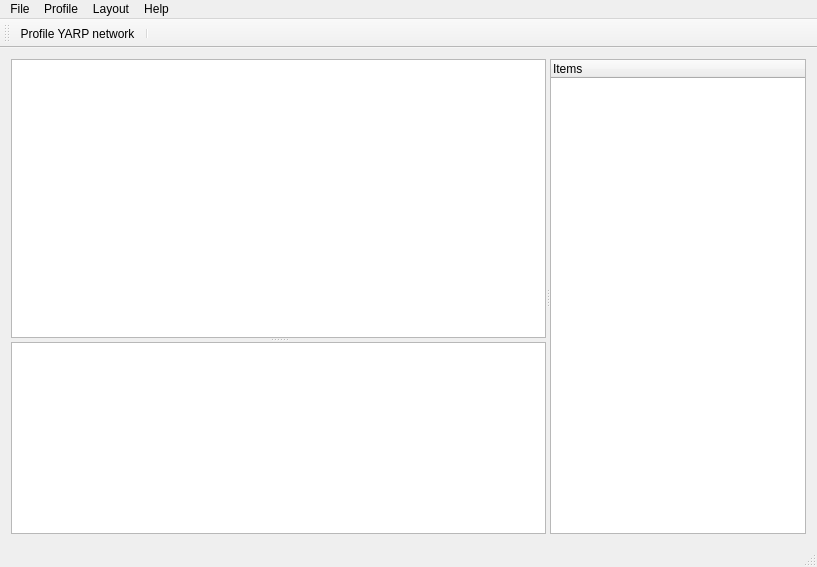
<?xml version="1.0" encoding="UTF-8"?>
<ui version="4.0">
 <class>MainWindow</class>
 <widget class="QMainWindow" name="MainWindow">
  <property name="geometry">
   <rect>
    <x>0</x>
    <y>0</y>
    <width>817</width>
    <height>567</height>
   </rect>
  </property>
  <property name="windowTitle">
   <string>MainWindow</string>
  </property>
  <widget class="QWidget" name="centralWidget">
   <layout class="QGridLayout" name="gridLayout">
    <item row="0" column="0">
     <widget class="QSplitter" name="hsplitter_1">
      <property name="orientation">
       <enum>Qt::Horizontal</enum>
      </property>
      <widget class="QSplitter" name="vsplitter_1">
       <property name="sizePolicy">
        <sizepolicy hsizetype="Preferred" vsizetype="Expanding">
         <horstretch>20</horstretch>
         <verstretch>0</verstretch>
        </sizepolicy>
       </property>
       <property name="orientation">
        <enum>Qt::Vertical</enum>
       </property>
       <widget class="QGraphicsViewEc" name="graphicsView">
        <property name="sizePolicy">
         <sizepolicy hsizetype="Expanding" vsizetype="Expanding">
          <horstretch>0</horstretch>
          <verstretch>15</verstretch>
         </sizepolicy>
        </property>
        <property name="renderHints">
         <set>QPainter::Antialiasing|QPainter::SmoothPixmapTransform|QPainter::TextAntialiasing</set>
        </property>
        <property name="dragMode">
         <enum>QGraphicsView::ScrollHandDrag</enum>
        </property>
       </widget>
       <widget class="QListView" name="messageView">
        <property name="sizePolicy">
         <sizepolicy hsizetype="Expanding" vsizetype="Expanding">
          <horstretch>0</horstretch>
          <verstretch>0</verstretch>
         </sizepolicy>
        </property>
        <property name="maximumSize">
         <size>
          <width>16777215</width>
          <height>16777215</height>
         </size>
        </property>
        <property name="baseSize">
         <size>
          <width>0</width>
          <height>0</height>
         </size>
        </property>
       </widget>
      </widget>
      <widget class="QTreeWidget" name="nodesTreeWidget">
       <property name="columnCount">
        <number>1</number>
       </property>
       <column>
        <property name="text">
         <string>Items</string>
        </property>
       </column>
      </widget>
     </widget>
    </item>
   </layout>
  </widget>
  <widget class="QMenuBar" name="menuBar">
   <property name="geometry">
    <rect>
     <x>0</x>
     <y>0</y>
     <width>817</width>
     <height>19</height>
    </rect>
   </property>
   <widget class="QMenu" name="menuFile">
    <property name="title">
     <string>File</string>
    </property>
    <addaction name="separator"/>
    <addaction name="actionCreate"/>
    <addaction name="action_Save_project"/>
    <addaction name="separator"/>
    <addaction name="actionQuit"/>
   </widget>
   <widget class="QMenu" name="menuHelp">
    <property name="title">
     <string>Help</string>
    </property>
    <addaction name="actionDocumentaion"/>
    <addaction name="separator"/>
    <addaction name="actionAbout"/>
   </widget>
   <widget class="QMenu" name="menuProfiling">
    <property name="title">
     <string>Profile</string>
    </property>
    <addaction name="actionProfile_YARP_network"/>
   </widget>
   <widget class="QMenu" name="menuView">
    <property name="title">
     <string>Layout</string>
    </property>
    <addaction name="actionOrthogonal"/>
    <addaction name="actionPolyline"/>
    <addaction name="actionCurved"/>
    <addaction name="actionLine"/>
    <addaction name="separator"/>
    <addaction name="actionSubgraph"/>
   </widget>
   <addaction name="menuFile"/>
   <addaction name="menuProfiling"/>
   <addaction name="menuView"/>
   <addaction name="menuHelp"/>
  </widget>
  <widget class="QToolBar" name="mainToolBar">
   <attribute name="toolBarArea">
    <enum>TopToolBarArea</enum>
   </attribute>
   <attribute name="toolBarBreak">
    <bool>false</bool>
   </attribute>
   <addaction name="actionProfile_YARP_network"/>
   <addaction name="separator"/>
  </widget>
  <widget class="QStatusBar" name="statusBar"/>
  <action name="actionCreate">
   <property name="text">
    <string>&amp;Load project...</string>
   </property>
  </action>
  <action name="actionQuit">
   <property name="text">
    <string>E&amp;xit</string>
   </property>
  </action>
  <action name="actionDocumentaion">
   <property name="text">
    <string>Documentaion...</string>
   </property>
  </action>
  <action name="actionAbout">
   <property name="text">
    <string>About</string>
   </property>
  </action>
  <action name="action_Save_project">
   <property name="text">
    <string>&amp;Save project</string>
   </property>
  </action>
  <action name="actionProfile_YARP_network">
   <property name="icon">
    <iconset resource="ress.qrc">
     <normaloff>:/icons/resources/profiling.png</normaloff>:/icons/resources/profiling.png</iconset>
   </property>
   <property name="text">
    <string>&amp;Profile YARP network...</string>
   </property>
  </action>
  <action name="actionOrthogonal">
   <property name="checkable">
    <bool>true</bool>
   </property>
   <property name="text">
    <string>Orthogonal</string>
   </property>
  </action>
  <action name="actionPolyline">
   <property name="checkable">
    <bool>true</bool>
   </property>
   <property name="text">
    <string>Polyline</string>
   </property>
  </action>
  <action name="actionCurved">
   <property name="checkable">
    <bool>true</bool>
   </property>
   <property name="text">
    <string>Curved</string>
   </property>
  </action>
  <action name="actionLine">
   <property name="checkable">
    <bool>true</bool>
   </property>
   <property name="text">
    <string>Line</string>
   </property>
  </action>
  <action name="actionSubgraph">
   <property name="checkable">
    <bool>true</bool>
   </property>
   <property name="text">
    <string>Subgraph</string>
   </property>
  </action>
 </widget>
 <layoutdefault spacing="6" margin="11"/>
 <customwidgets>
  <customwidget>
   <class>QGraphicsViewEc</class>
   <extends>QGraphicsView</extends>
   <header>QGraphicsViewEc.h</header>
  </customwidget>
 </customwidgets>
 <resources>
  <include location="ress.qrc"/>
 </resources>
 <connections/>
</ui>
